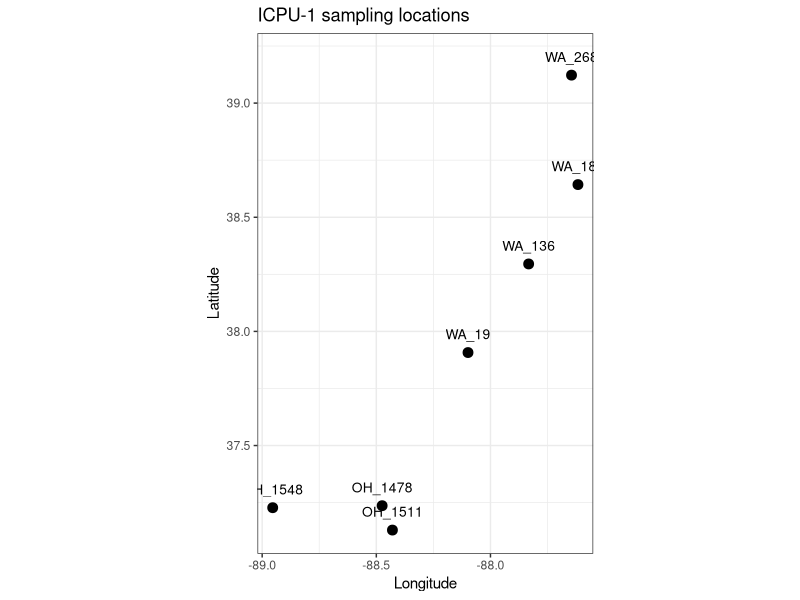
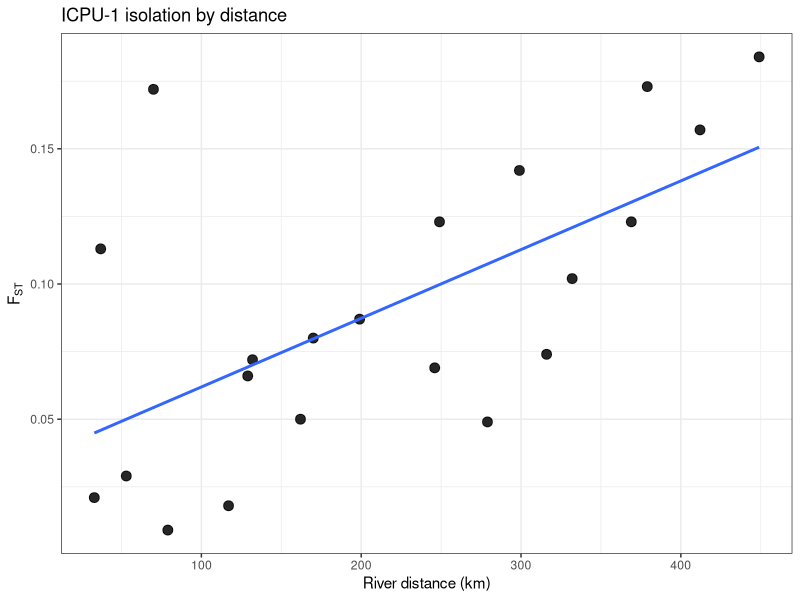

Write R code to recreate these figures, in order. (Note: this script raises an error after producing the figures.)
# ========================================
# Ictalurus punctatus
# ICPU-1
# Wabash + Ohio rivers
# site coordinates + FST matrix + IBD plot
# ========================================

library(ggplot2)

# ------------------------------
# paths
# ------------------------------
save_dir <- "/Users/johnmccall/Library/CloudStorage/OneDrive-TheOhioStateUniversity/Spring_2026/Landgen_DGS/DGS-Patterns-of-Fish-Diversity/DGS-Patterns-of-Fish-Diversity/Objective 2/Data/ICPU-1/"

# ------------------------------
# 0) site coordinates
# order matches the published FST matrix
# ------------------------------
ICPU_1_coords <- data.frame(
  site = c("WA_268", "WA_189", "WA_136", "WA_19",
           "OH_1478", "OH_1511", "OH_1548"),
  lat = c(39.12247, 38.64305, 38.29545, 37.90736,
          37.23654, 37.12979, 37.22777),
  lon = c(-87.64498, -87.61680, -87.83276, -88.09838,
          -88.47449, -88.42943, -88.95386),
  stringsAsFactors = FALSE
)

# ------------------------------
# 1) helpers
# fill symmetric matrix from row-wise triangle values
# ------------------------------
fill_sym_from_upper <- function(pops, vals, diag_val = 0) {
  n <- length(pops)
  stopifnot(length(vals) == n * (n - 1) / 2)
  
  mat <- matrix(0, nrow = n, ncol = n, dimnames = list(pops, pops))
  
  k <- 1
  for (i in 1:(n - 1)) {
    for (j in (i + 1):n) {
      mat[i, j] <- vals[k]
      mat[j, i] <- vals[k]
      k <- k + 1
    }
  }
  
  diag(mat) <- diag_val
  mat
}

fill_sym_from_lower <- function(pops, vals, diag_val = 0) {
  n <- length(pops)
  stopifnot(length(vals) == n * (n - 1) / 2)
  
  mat <- matrix(0, nrow = n, ncol = n, dimnames = list(pops, pops))
  
  k <- 1
  for (i in 2:n) {
    for (j in 1:(i - 1)) {
      mat[i, j] <- vals[k]
      mat[j, i] <- vals[k]
      k <- k + 1
    }
  }
  
  diag(mat) <- diag_val
  mat
}

# ------------------------------
# 2) pairwise FST matrix
# values from Table 2, entered row-wise from the upper triangle
# ------------------------------
fst_vals <- c(
  0.009, 0.072, 0.123, 0.173, 0.157, 0.184,
  0.029, 0.080, 0.142, 0.102, 0.123,
  0.018, 0.069, 0.049, 0.074,
  0.066, 0.050, 0.087,
  0.021, 0.172,
  0.113
)

ICPU_1_fst <- fill_sym_from_upper(ICPU_1_coords$site, fst_vals, diag_val = 0)

# ------------------------------
# 3) river distance matrix (km)
# values from Table 2, entered row-wise from the lower triangle
# ------------------------------
river_dist_vals <- c(
  79,
  132, 53,
  249, 170, 117,
  379, 299, 246, 129,
  412, 332, 279, 162, 33,
  449, 369, 316, 199, 70, 37
)

river_dist_km <- fill_sym_from_lower(ICPU_1_coords$site, river_dist_vals, diag_val = 0)

# ------------------------------
# 4) IBD plot dataframe
# ------------------------------
ibd_df <- data.frame(
  site1 = rownames(ICPU_1_fst)[row(ICPU_1_fst)[upper.tri(ICPU_1_fst)]],
  site2 = colnames(ICPU_1_fst)[col(ICPU_1_fst)[upper.tri(ICPU_1_fst)]],
  distance_km = river_dist_km[upper.tri(river_dist_km)],
  fst = ICPU_1_fst[upper.tri(ICPU_1_fst)]
)

# ------------------------------
# 5) map of sampling locations
# ------------------------------
ggplot(ICPU_1_coords, aes(x = lon, y = lat)) +
  geom_point(size = 3) +
  geom_text(aes(label = site), nudge_y = 0.08, size = 3.5) +
  coord_equal() +
  theme_bw() +
  labs(
    x = "Longitude",
    y = "Latitude",
    title = "ICPU-1 sampling locations"
  )

# ------------------------------
# 6) IBD plot
# ------------------------------
ggplot(ibd_df, aes(x = distance_km, y = fst)) +
  geom_point(size = 3, alpha = 0.85) +
  geom_smooth(method = "lm", se = FALSE) +
  theme_bw() +
  labs(
    x = "River distance (km)",
    y = expression(F[ST]),
    title = "ICPU-1 isolation by distance"
  )

# ------------------------------
# 7) quick checks
# ------------------------------
stopifnot(identical(rownames(ICPU_1_fst), ICPU_1_coords$site))
stopifnot(identical(colnames(ICPU_1_fst), ICPU_1_coords$site))
stopifnot(isTRUE(all.equal(ICPU_1_fst, t(ICPU_1_fst))))
stopifnot(isTRUE(all.equal(river_dist_km, t(river_dist_km))))

# ------------------------------
# 8) save RData
# ------------------------------
out_dir <- file.path(save_dir, "data")

if (!dir.exists(out_dir)) {
  dir.create(out_dir, recursive = TRUE)
}

save(
  ICPU_1_fst,
  ICPU_1_coords,
  file = file.path(out_dir, "ICPU-1.RData")
)
